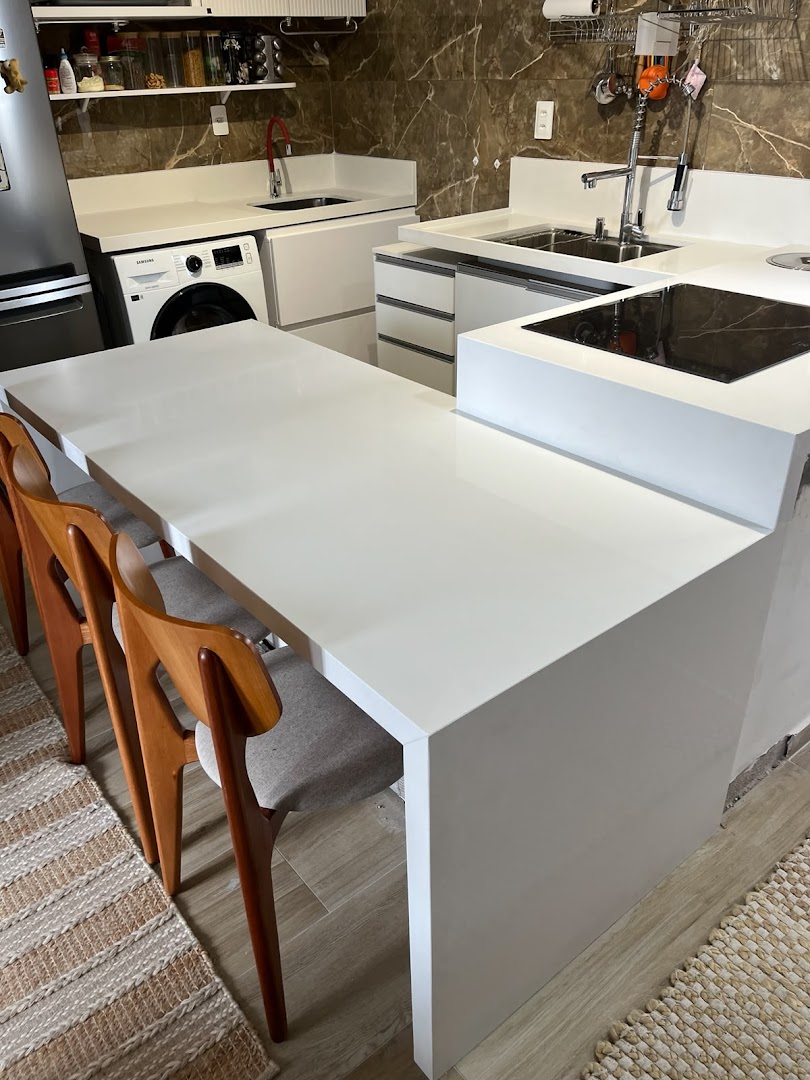
#> input picture gphoto_1.jpg, 810 x 1080 px
$ python fix_logo.py gphoto_1.jpg out.png
#> lines starting #> are read from the running program, lines starting #| are printed output that depends on the picture
from PIL import Image
import sys

input_path = sys.argv[1]
output_path = sys.argv[2]

img = Image.open(input_path).convert('RGBA')
w,h = img.size
#> w = 810; h = 1080
pixels = img.load()
for x in range(w):
  for y in range(h):
    r,g,b,a = pixels[x,y]
    if a > 50:
      # If it's mostly dark (not red, not white)
      if r < 100 and g < 100 and b < 100:
        pixels[x,y] = (255, 255, 255, a)
img.save(output_path)
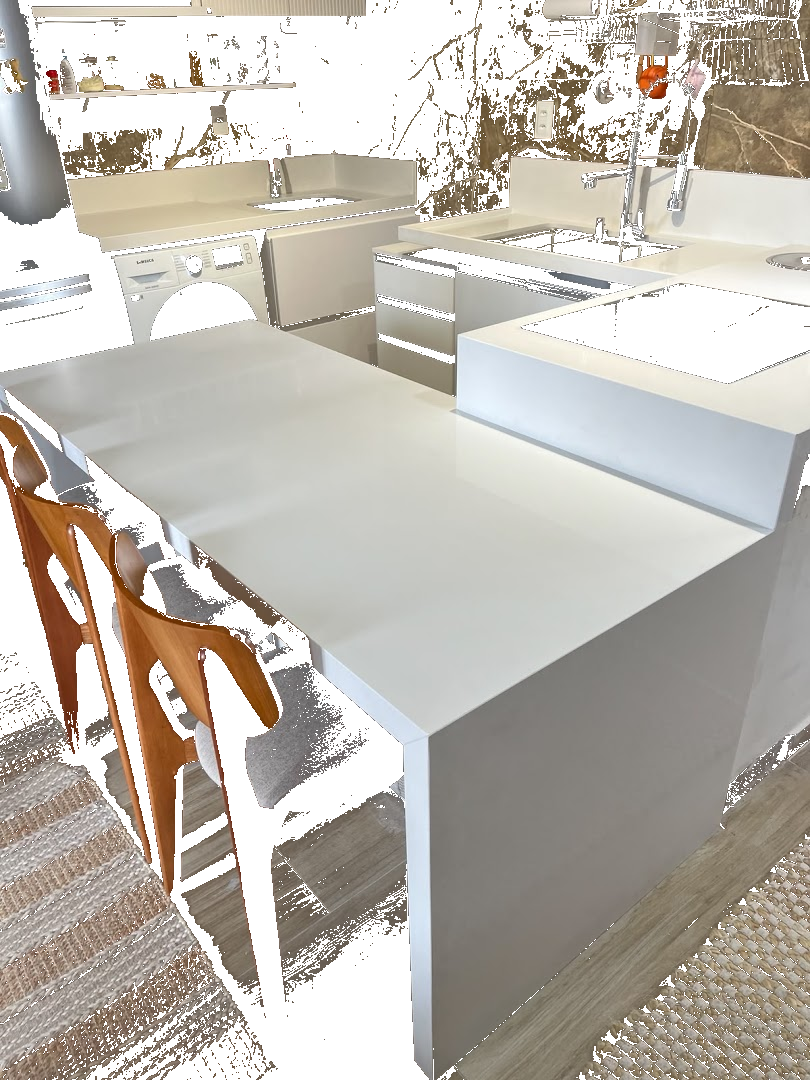
#> saved as out.png: PIL image 810x1080 RGBA; mean R, G, B, A 189.8, 184.2, 176.1, 255
print(f"Salvo em: {output_path}")

$ run again, on gphoto_3.jpg
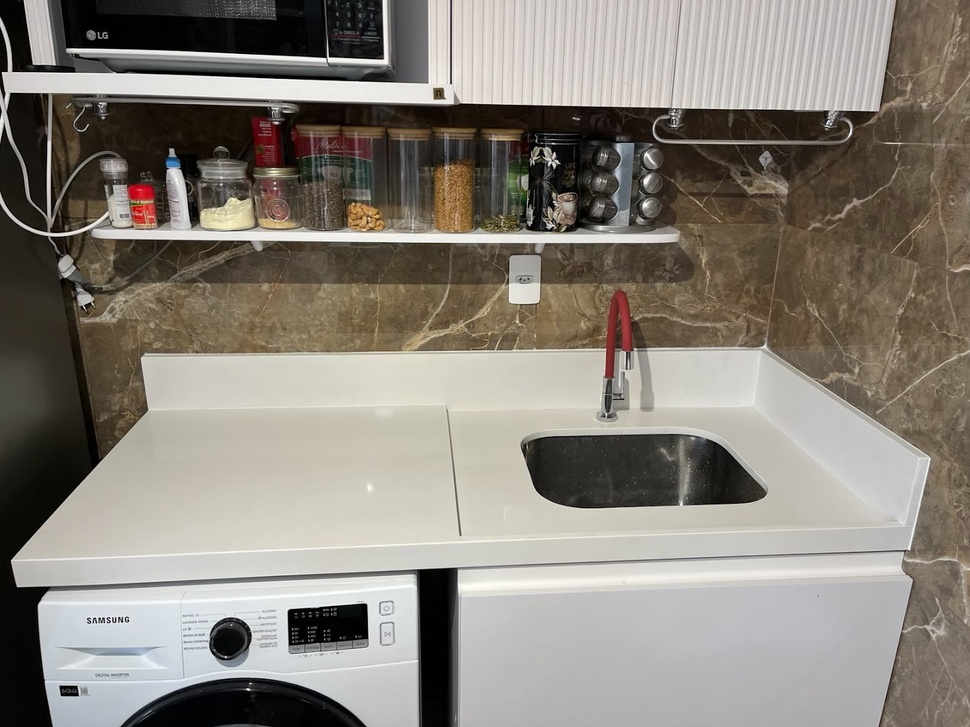
#> input picture gphoto_3.jpg, 970 x 727 px, shrunk from 1440 x 1080 before the run
#> `img.save(output_path)`:
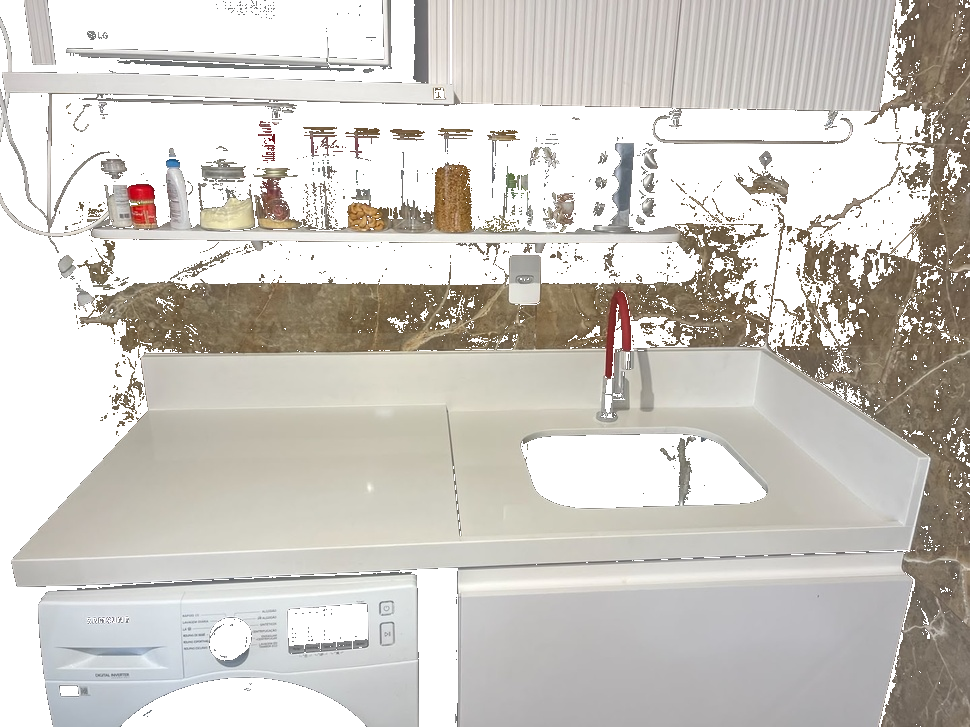
#> saved as out.png: PIL image 970x727 RGBA; mean R, G, B, A 204.4, 200.6, 194.7, 255

$ run again, on gphoto_4.jpg
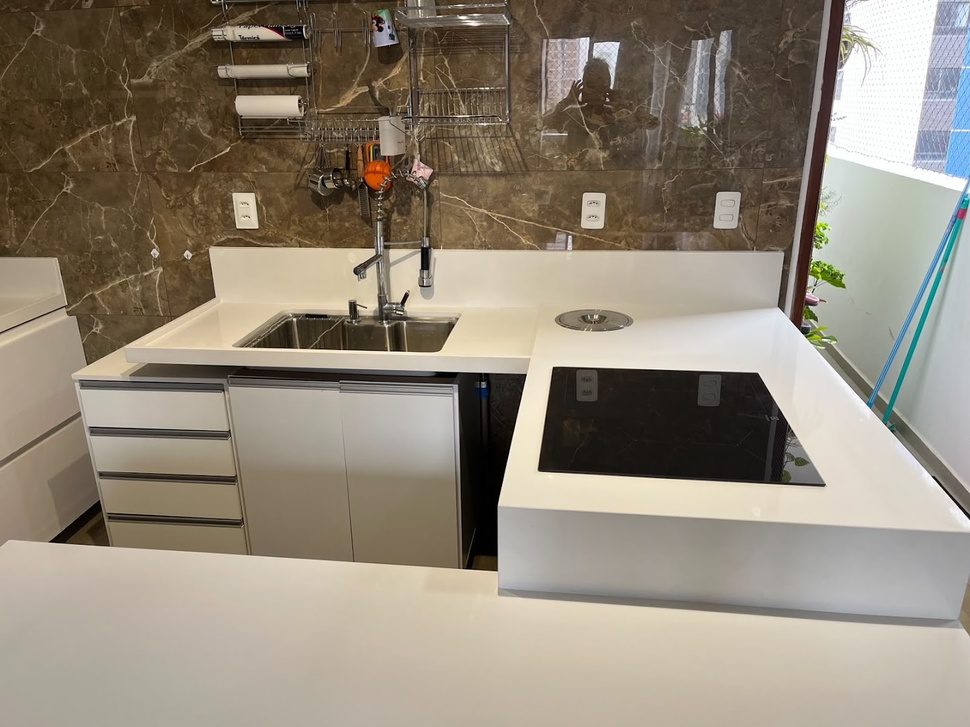
#> input picture gphoto_4.jpg, 970 x 727 px, shrunk from 1440 x 1080 before the run
#> `img.save(output_path)`:
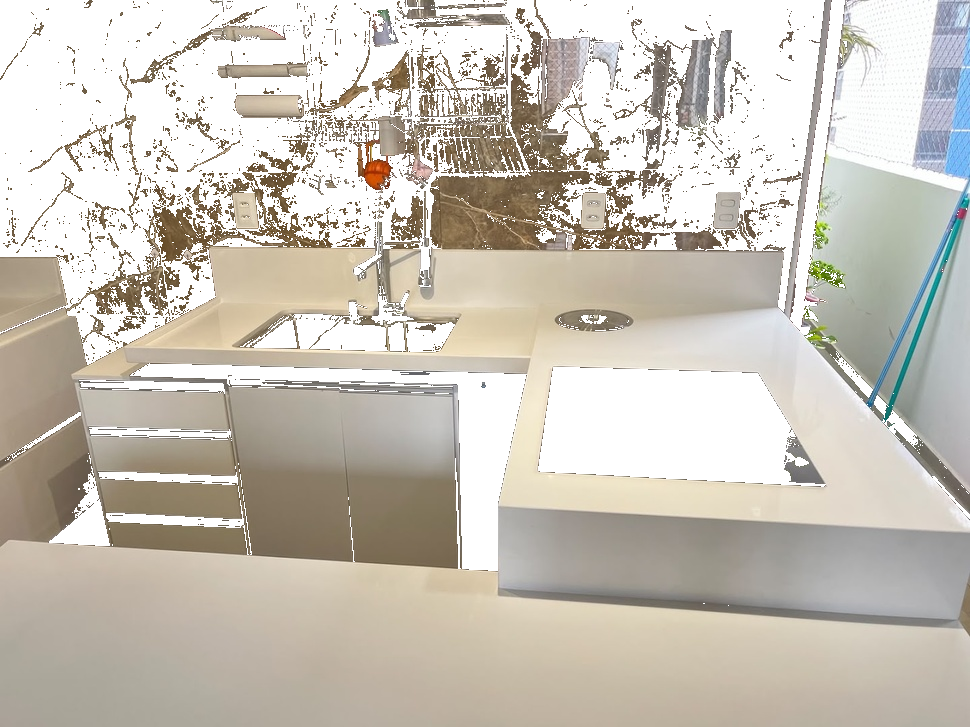
#> saved as out.png: PIL image 970x727 RGBA; mean R, G, B, A 200.7, 194.9, 184.7, 255

$ run again, on gphoto_5.jpg
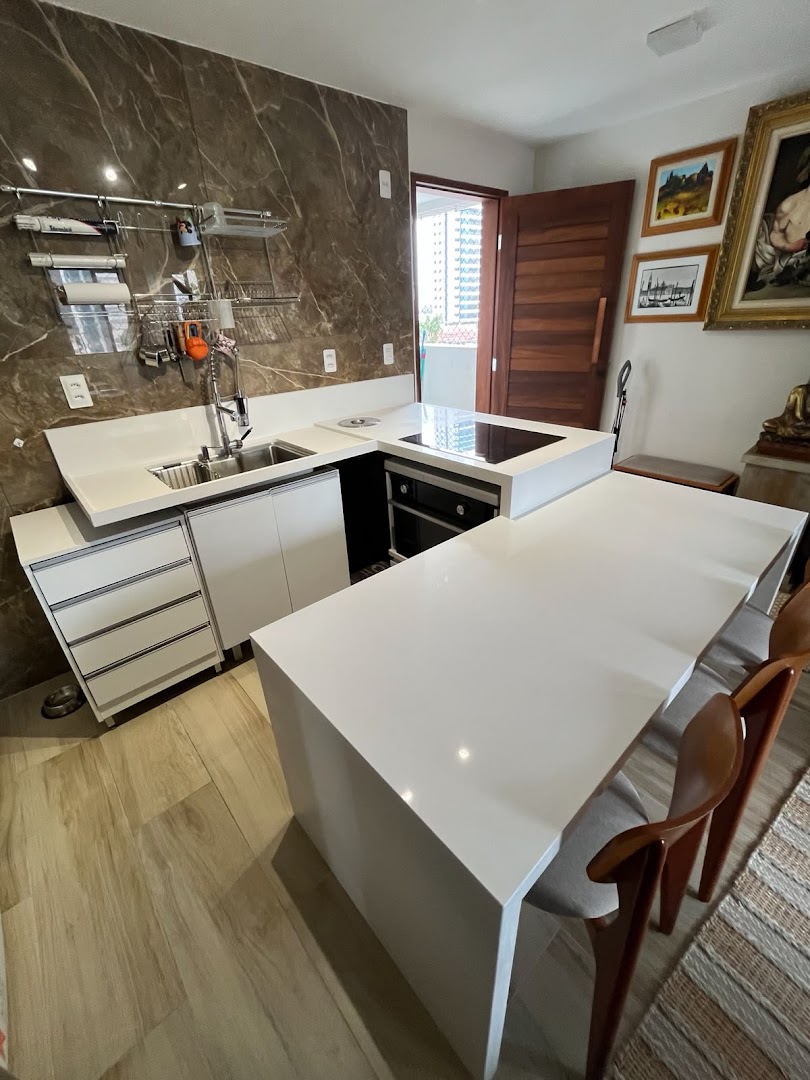
#> input picture gphoto_5.jpg, 810 x 1080 px
#> `img.save(output_path)`:
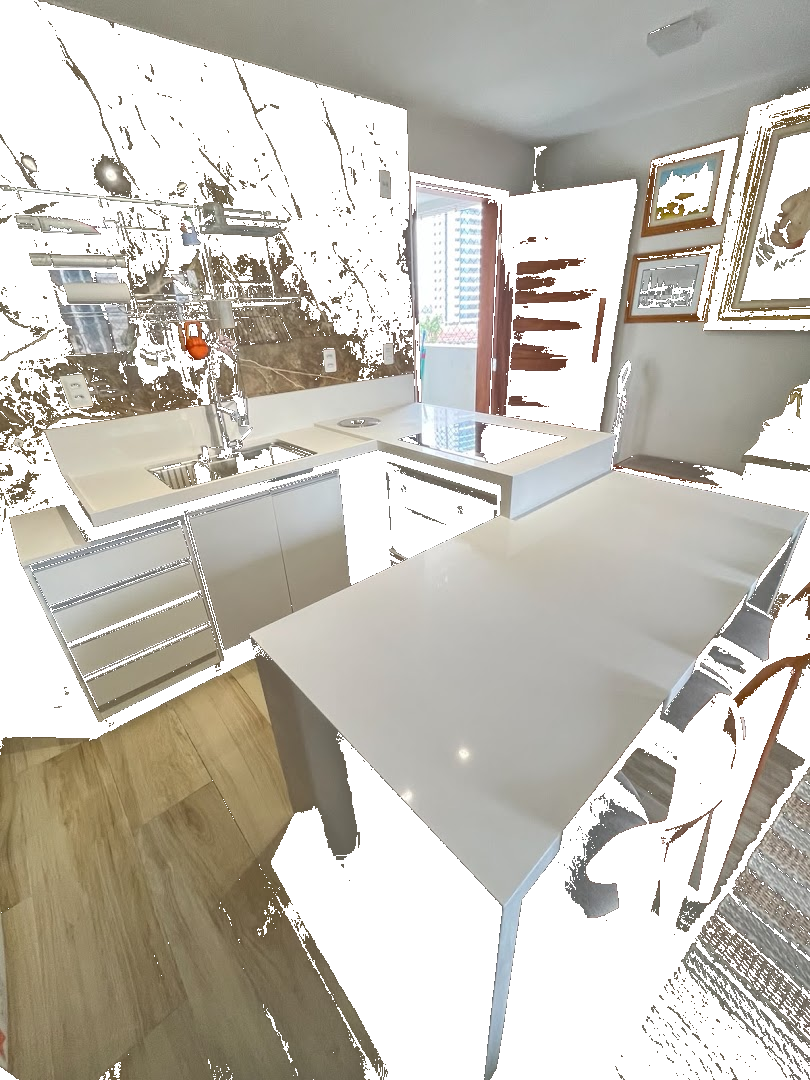
#> saved as out.png: PIL image 810x1080 RGBA; mean R, G, B, A 193.6, 189.5, 180.4, 255
